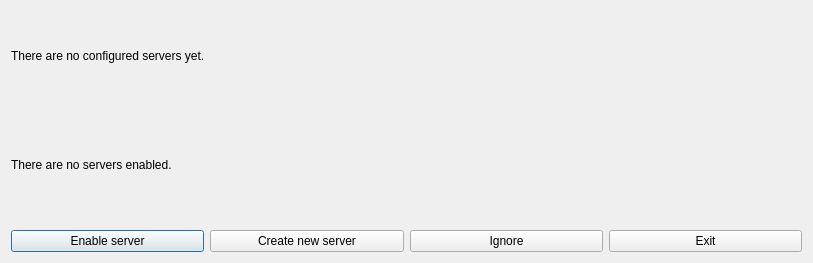
<?xml version="1.0" encoding="UTF-8"?>
<ui version="4.0">
 <class>dialog_server_missing</class>
 <widget class="QDialog" name="dialog_server_missing">
  <property name="geometry">
   <rect>
    <x>0</x>
    <y>0</y>
    <width>813</width>
    <height>263</height>
   </rect>
  </property>
  <property name="minimumSize">
   <size>
    <width>350</width>
    <height>0</height>
   </size>
  </property>
  <property name="windowTitle">
   <string>Nagstamon</string>
  </property>
  <property name="modal">
   <bool>true</bool>
  </property>
  <layout class="QVBoxLayout" name="verticalLayout">
   <item>
    <widget class="QLabel" name="label_no_server_configured">
     <property name="text">
      <string>&lt;html&gt;&lt;head/&gt;&lt;body&gt;&lt;p&gt;There are no configured servers yet.&lt;br/&gt;&lt;/p&gt;&lt;/body&gt;&lt;/html&gt;</string>
     </property>
     <property name="wordWrap">
      <bool>true</bool>
     </property>
    </widget>
   </item>
   <item>
    <widget class="QLabel" name="label_no_server_enabled">
     <property name="text">
      <string>&lt;html&gt;&lt;head/&gt;&lt;body&gt;&lt;p&gt;There are no servers enabled.&lt;br/&gt;&lt;/p&gt;&lt;/body&gt;&lt;/html&gt;</string>
     </property>
     <property name="wordWrap">
      <bool>true</bool>
     </property>
    </widget>
   </item>
   <item>
    <layout class="QHBoxLayout" name="horizontalLayout">
     <item>
      <widget class="QPushButton" name="button_enable_server">
       <property name="text">
        <string>Enable server</string>
       </property>
      </widget>
     </item>
     <item>
      <widget class="QPushButton" name="button_create_server">
       <property name="text">
        <string>Create new server</string>
       </property>
      </widget>
     </item>
     <item>
      <widget class="QPushButton" name="button_ignore">
       <property name="text">
        <string>Ignore</string>
       </property>
      </widget>
     </item>
     <item>
      <widget class="QPushButton" name="button_exit">
       <property name="text">
        <string>Exit</string>
       </property>
      </widget>
     </item>
    </layout>
   </item>
  </layout>
 </widget>
 <resources/>
 <connections/>
</ui>
